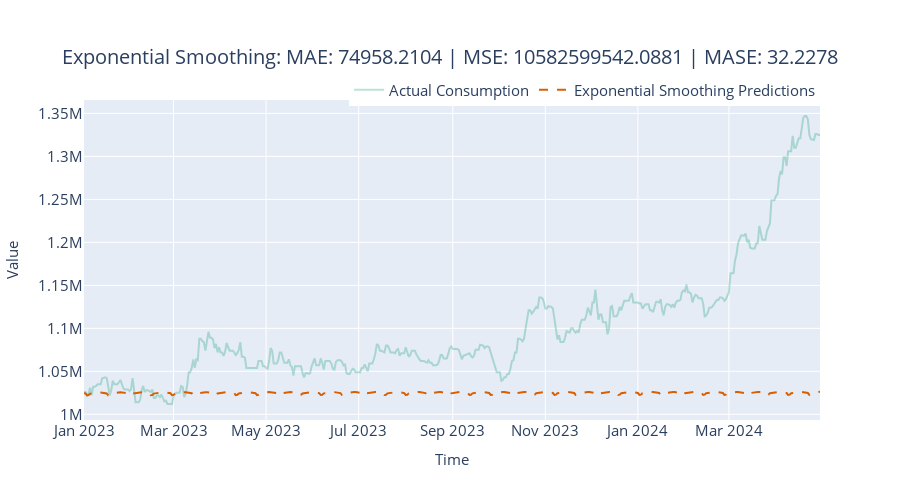

Source (notebook cell):
### Code cell
fig = plot_forecast(pred_df, forecast_columns=["ets_predictions"], forecast_display_names=['Exponential Smoothing Predictions'])
fig = format_plot(fig, title=f"Exponential Smoothing: MAE: {metrics['MAE']:.4f} | MSE: {metrics['MSE']:.4f} | MASE: {metrics['MASE']:.4f}")
# fig.update_xaxes(type="date", range=["2014-01-01", "2014-01-08"])
# fig.write_image("energy-consumption/images/ets.png")
fig.show()

### Figure 1 — Plotly figure (JSON) as saved in the notebook; plotly's stock layout.template omitted (floating-point values rounded to 4 significant figures; data arrays with more than 128 entries replaced by an {"elided": "..."} marker saying what was removed)
{"data": [{"line": {"color": "rgba(27,158,119, 0.3)"}, "mode": "lines", "name": "Actual Consumption", "type": "scatter", "x": {"elided": "486 str values"}, "y": {"elided": "486 int values"}}, {"line": {"color": "rgba(217,95,2, 1)", "dash": "dash"}, "mode": "lines", "name": "Exponential Smoothing Predictions", "type": "scatter", "x": {"elided": "486 str values"}, "y": {"elided": "486 float values"}}], "layout": {"autosize": false, "height": 500, "legend": {"font": {"size": 15}, "orientation": "h", "title": {}, "x": 1, "xanchor": "right", "y": 0.98, "yanchor": "bottom"}, "title": {"font": {"size": 20}, "text": "Exponential Smoothing: MAE: 74958.2104 | MSE: 10582599542.0881 | MASE: 32.2278", "x": 0.5, "xanchor": "center", "yanchor": "top"}, "width": 900, "xaxis": {"tickfont": {"size": 15}, "title": {"font": {"size": 15}, "text": "Time"}}, "yaxis": {"tickfont": {"size": 15}, "title": {"font": {"size": 15}, "text": "Value"}}}}
